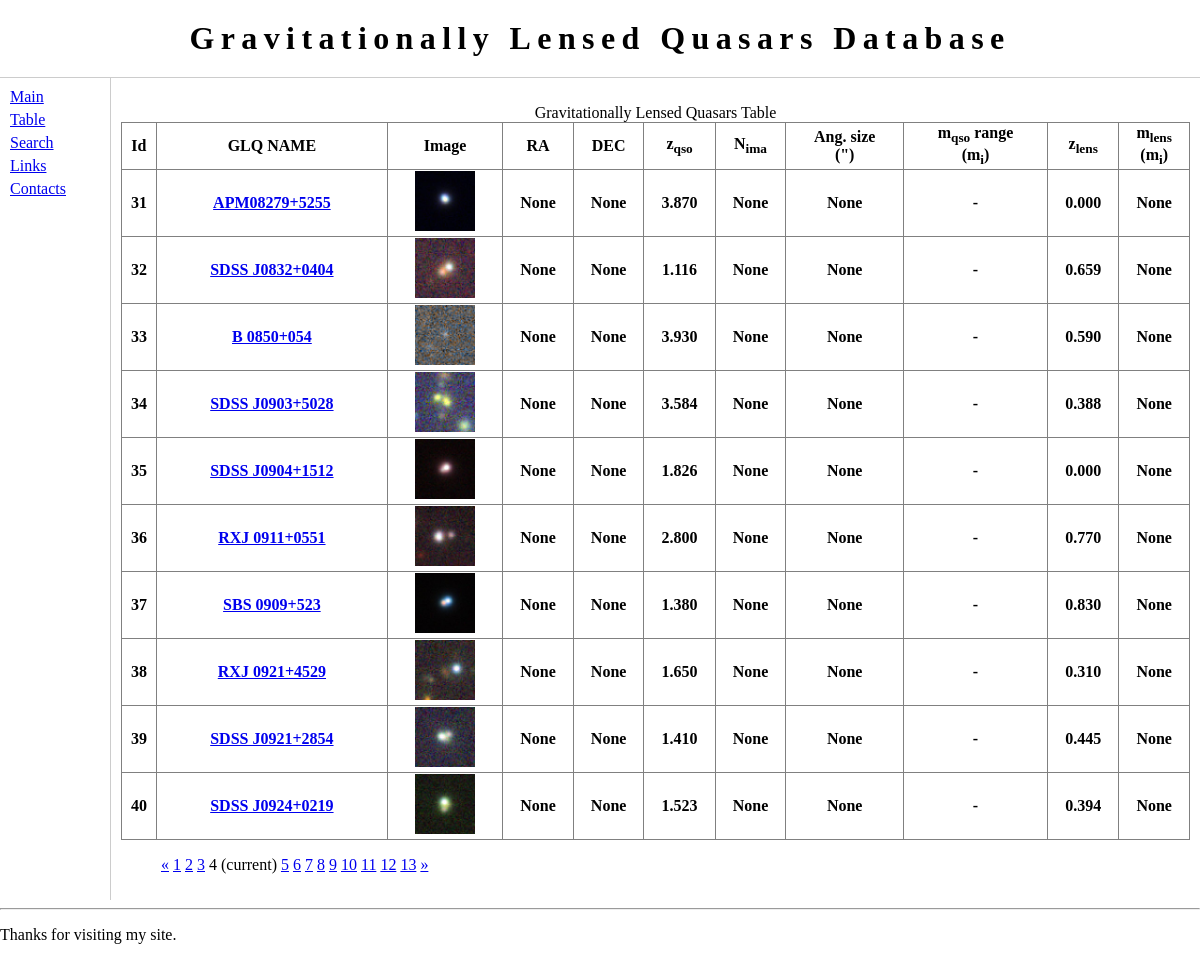
The app's page /lenses/table/?page=4 with its own data.
### lenses/models.py (models this page shows, shortened)
class GLObject(models.Model):
    gl_name = models.CharField(max_length=30)
    gl_alpha = models.DecimalField(max_digits=8, decimal_places=5, default=0.0)
    gl_delta = models.DecimalField(max_digits=8, decimal_places=5, default=0.0)
    l_redshift = models.DecimalField(max_digits=5, decimal_places=3, default=0.0)
    q_redshift = models.DecimalField(max_digits=5, decimal_places=3, default=0.0)
    ang_sep = models.DecimalField(max_digits=5, decimal_places=3, default=0.0)
    time_delay = models.DecimalField(max_digits=5, decimal_places=1, default=0.0)
    gl_url = models.URLField(max_length=200, blank=True)
    gl_image = models.ImageField(blank=True)
    def c_count(self):
        pass
    def max_sep(self):
        pass
    def gl_ra(self):
        pass
    def gl_dec(self):
        pass
    def max_mag(self):
        pass
    def min_mag(self):
        pass
    def gal_mag(self):
        pass
    class Meta:
        ordering = ["gl_alpha"]

### lenses/views.py (the view)
def index(request):
    latest_gls_list = GLObject.objects.all()
    paginator = Paginator(latest_gls_list, 10)
    page = request.GET.get('page')
    try:
        context = paginator.page(page)
    except PageNotAnInteger:
        context = paginator.page(1)
    except EmptyPage:
        context = paginator.page(paginator.num_pages)
    return render(request, 'lenses/index.html',{'latest_gls_list': context})

### lenses/templates/lenses/index.html (shortened to what this page needs)
{% extends "lenses/base.html" %}
{% load static %}
{% block content %}
<table border="1">
<caption>Gravitationally Lensed Quasars Table</caption>
	<tr>
        <th>Id</th>
		<th>GLQ NAME</th>
        <th>Image</th>
		<th>RA</th>
		<th>DEC</th>
        <th>z<sub>qso</sub></th>
		<th>N<sub>ima</sub></th>
        <th>Ang. size <br> (")</th>
        <th>m<sub>qso</sub> range <br>(m<sub>i</sub>)</th>
        <th>z<sub>lens</sub></th>
        <th>m<sub>lens</sub><br>(m<sub>i</sub>)</th>
{% if latest_gls_list %}
    <ul>
    {% for glsobject in latest_gls_list %}
    	<tr>
            <th>{{ forloop.counter0|add:latest_gls_list.start_index }}</th>
    		<th><a href="{% url 'lenses:detail' glsobject.id %}">{{ glsobject.gl_name }} </a></th>
            <th>
                {% if glsobject.gl_image %}
                    <img src={{glsobject.gl_image.url}} width="60" height="60">
                {% else %}
                    <img src= "{% static 'lenses/empty60.jpeg' %}"  width="60" height="60">
                {% endif %}
            </th>
            <th>{{glsobject.gl_ra}}</th>
        	<th>{{glsobject.gl_dec}}</th>
            <th>{{glsobject.q_redshift}}</th>
        	<th>{{glsobject.c_count}}</th>
            <th>{{glsobject.max_sep}}</th>
            <th>{{glsobject.max_mag|floatformat:-1}} -
                {{glsobject.min_mag|floatformat:-1}}</th>
            <th>{{glsobject.l_redshift}}</th>
            <th>{{glsobject.gal_mag}}</th>
    {% endfor %}
    </ul>
{% else %}
    <p>No GLQs are available.</p>
{% endif %}
</table>
{% if latest_gls_list.has_other_pages %}
  <ul class="pagination">
    {% if latest_gls_list.has_previous %}
      <a href="?page={{ latest_gls_list.previous_page_number }}">&laquo;</a>
    {% else %}
      <span>&laquo;</span>
    {% endif %}
    {% for i in latest_gls_list.paginator.page_range %}
      {% if latest_gls_list.number == i %}
        <span>{{ i }} <span class="sr-only">(current)</span></span>
      {% else %}
        <a href="?page={{ i }}">{{ i }}</a>
      {% endif %}
    {% endfor %}
    {% if latest_gls_list.has_next %}
      <a href="?page={{ latest_gls_list.next_page_number }}">&raquo;</a>
    {% else %}
      <span>&raquo;</span>
    {% endif %}
  </ul>
{% endif %}
{% endblock %}

### lenses/static/lenses/main.css (style rules this page uses)
body { margin: 0px; padding: 0px; }
#main table { width: 100%; border-collapse: collapse; }

### records on screen
GLObject: gl_name "APM08279+5255", gl_image (picture), gl_ra "None", gl_dec "None", q_redshift "3.870", c_count "None", max_sep "None", l_redshift "0.000", gal_mag "None"
GLObject: gl_name "SDSS J0832+0404", gl_image (picture), gl_ra "None", gl_dec "None", q_redshift "1.116", c_count "None", max_sep "None", l_redshift "0.659", gal_mag "None"
GLObject: gl_name "B 0850+054", gl_image (picture), gl_ra "None", gl_dec "None", q_redshift "3.930", c_count "None", max_sep "None", l_redshift "0.590", gal_mag "None"
GLObject: gl_name "SDSS J0903+5028", gl_image (picture), gl_ra "None", gl_dec "None", q_redshift "3.584", c_count "None", max_sep "None", l_redshift "0.388", gal_mag "None"
GLObject: gl_name "SDSS J0904+1512", gl_image (picture), gl_ra "None", gl_dec "None", q_redshift "1.826", c_count "None", max_sep "None", l_redshift "0.000", gal_mag "None"
GLObject: gl_name "RXJ 0911+0551", gl_image (picture), gl_ra "None", gl_dec "None", q_redshift "2.800", c_count "None", max_sep "None", l_redshift "0.770", gal_mag "None"
GLObject: gl_name "SBS 0909+523", gl_image (picture), gl_ra "None", gl_dec "None", q_redshift "1.380", c_count "None", max_sep "None", l_redshift "0.830", gal_mag "None"
GLObject: gl_name "RXJ 0921+4529", gl_image (picture), gl_ra "None", gl_dec "None", q_redshift "1.650", c_count "None", max_sep "None", l_redshift "0.310", gal_mag "None"
GLObject: gl_name "SDSS J0921+2854", gl_image (picture), gl_ra "None", gl_dec "None", q_redshift "1.410", c_count "None", max_sep "None", l_redshift "0.445", gal_mag "None"
GLObject: gl_name "SDSS J0924+0219", gl_image (picture), gl_ra "None", gl_dec "None", q_redshift "1.523", c_count "None", max_sep "None", l_redshift "0.394", gal_mag "None"

### other values on screen
{{ i }} "1" "2" "3" "5" "6" "7" "8" "9" "10" "11" "12" "13"
{{ i }} "4"
